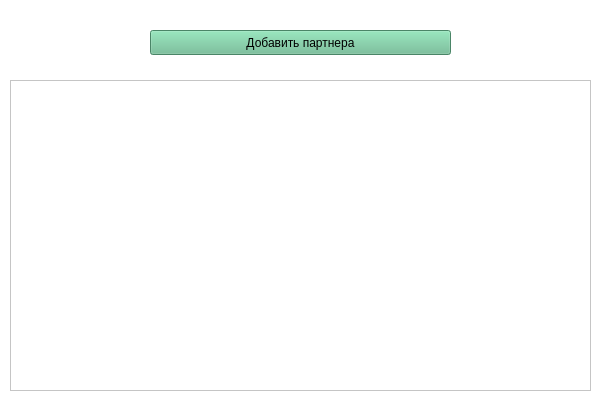
<?xml version="1.0" encoding="UTF-8"?>
<ui version="4.0">
 <class>Form</class>
 <widget class="QWidget" name="Form">
  <property name="geometry">
   <rect>
    <x>0</x>
    <y>0</y>
    <width>601</width>
    <height>401</height>
   </rect>
  </property>
  <property name="minimumSize">
   <size>
    <width>601</width>
    <height>401</height>
   </size>
  </property>
  <property name="windowTitle">
   <string>Form</string>
  </property>
  <property name="styleSheet">
   <string notr="true">background: white;
</string>
  </property>
  <widget class="QTableWidget" name="tableWidget">
   <property name="geometry">
    <rect>
     <x>10</x>
     <y>80</y>
     <width>581</width>
     <height>311</height>
    </rect>
   </property>
   <property name="styleSheet">
    <string notr="true">color: black;</string>
   </property>
  </widget>
  <widget class="QPushButton" name="btn_add">
   <property name="geometry">
    <rect>
     <x>150</x>
     <y>30</y>
     <width>301</width>
     <height>25</height>
    </rect>
   </property>
   <property name="styleSheet">
    <string notr="true">background-color: #67BA90;
color: black;</string>
   </property>
   <property name="text">
    <string>Добавить партнера</string>
   </property>
  </widget>
 </widget>
 <resources/>
 <connections/>
</ui>
